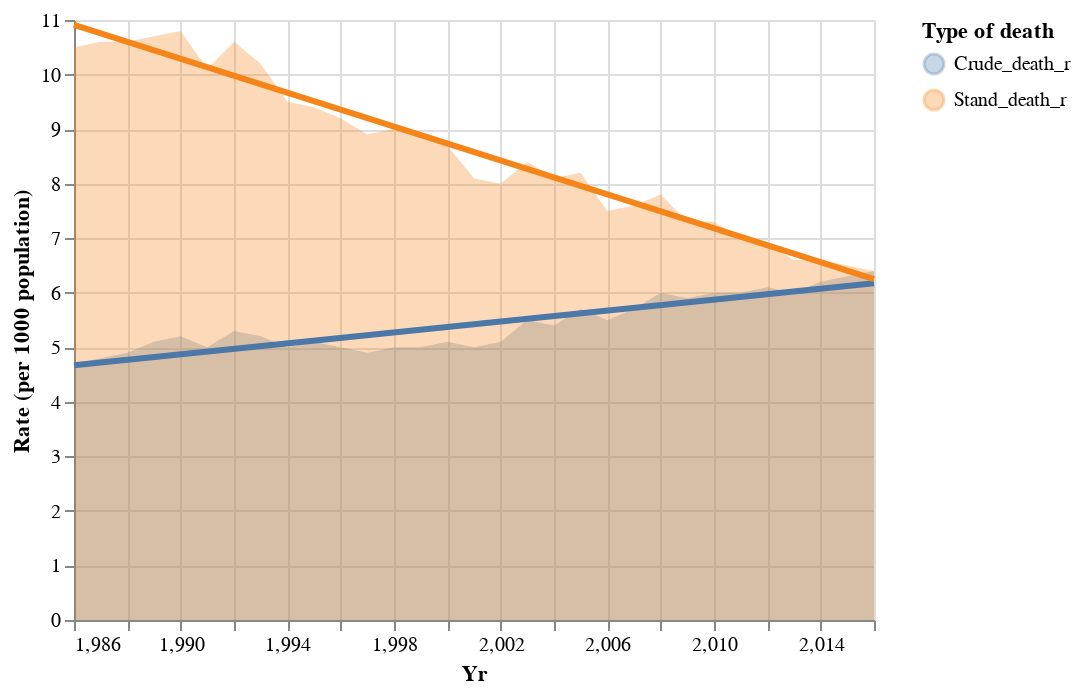

The cell this chart's notebook holds for it:
### Markdown cell above
Create the area graph which represents the real value of the death rates, and the line graph which represent the trends of the data (linear regression trends)

### Code cell
area = alt.Chart(df_2).mark_area(opacity=0.3).encode(
    x = 'Yr',
    y = alt.Y('Rate (per 1000 population)', stack=None),
    color = 'Type of death'
)

base = alt.Chart(df).mark_circle(opacity=0.7).transform_fold(
    fold = ['Crude_death_r', 'Stand_death_r'],
    as_  = ['Type of death', 'Rate (per 1000 population)']
).encode(
    alt.X('Yr'),
    alt.Y('Rate (per 1000 population):Q'),
    alt.Color('Type of death:N')
)

area + base.transform_regression('Yr', 'Rate (per 1000 population)', groupby=['Type of death']).mark_line(size=3)

### Figure 1 — Vega-Lite specification as saved in the notebook (floating-point values rounded to 4 significant figures)
{"config": {"view": {"continuousWidth": 400, "continuousHeight": 300}}, "layer": [{"data": {"name": "data-aead2e65eacd87ca794c8f6b65f543e1"}, "mark": {"type": "area", "opacity": 0.3}, "encoding": {"color": {"field": "Type of death", "type": "nominal"}, "x": {"field": "Yr", "type": "quantitative"}, "y": {"field": "Rate (per 1000 population)", "stack": null, "type": "quantitative"}}}, {"data": {"name": "data-ded71def55472f9eda06392bd60c4dc5"}, "mark": {"type": "line", "size": 3}, "encoding": {"color": {"field": "Type of death", "type": "nominal"}, "x": {"field": "Yr", "type": "quantitative"}, "y": {"field": "Rate (per 1000 population)", "type": "quantitative"}}, "transform": [{"fold": ["Crude_death_r", "Stand_death_r"], "as": ["Type of death", "Rate (per 1000 population)"]}, {"on": "Yr", "regression": "Rate (per 1000 population)", "groupby": ["Type of death"]}]}], "$schema": "https://vega.github.io/schema/vega-lite/v4.17.0.json", "datasets": {"data-aead2e65eacd87ca794c8f6b65f543e1": [{"Yr": 1986, "Type of death": "Crude_death_r", "Rate (per 1000 population)": 4.7}, {"Yr": 1987, "Type of death": "Crude_death_r", "Rate (per 1000 population)": 4.8}, {"Yr": 1988, "Type of death": "Crude_death_r", "Rate (per 1000 population)": 4.9}, {"Yr": 1989, "Type of death": "Crude_death_r", "Rate (per 1000 population)": 5.1}, {"Yr": 1990, "Type of death": "Crude_death_r", "Rate (per 1000 population)": 5.2}, {"Yr": 1991, "Type of death": "Crude_death_r", "Rate (per 1000 population)": 5.0}, {"Yr": 1992, "Type of death": "Crude_death_r", "Rate (per 1000 population)": 5.3}, {"Yr": 1993, "Type of death": "Crude_death_r", "Rate (per 1000 population)": 5.2}, {"Yr": 1994, "Type of death": "Crude_death_r", "Rate (per 1000 population)": 5.0}, {"Yr": 1995, "Type of death": "Crude_death_r", "Rate (per 1000 population)": 5.1}, {"Yr": 1996, "Type of death": "Crude_death_r", "Rate (per 1000 population)": 5.0}, {"Yr": 1997, "Type of death": "Crude_death_r", "Rate (per 1000 population)": 4.9}, {"Yr": 1998, "Type of death": "Crude_death_r", "Rate (per 1000 population)": 5.0}, {"Yr": 1999, "Type of death": "Crude_death_r", "Rate (per 1000 population)": 5.0}, {"Yr": 2000, "Type of death": "Crude_death_r", "Rate (per 1000 population)": 5.1}, {"Yr": 2001, "Type of death": "Crude_death_r", "Rate (per 1000 population)": 5.0}, {"Yr": 2002, "Type of death": "Crude_death_r", "Rate (per 1000 population)": 5.1}, {"Yr": 2003, "Type of death": "Crude_death_r", "Rate (per 1000 population)": 5.5}, {"Yr": 2004, "Type of death": "Crude_death_r", "Rate (per 1000 population)": 5.4}, {"Yr": 2005, "Type of death": "Crude_death_r", "Rate (per 1000 population)": 5.7}, {"Yr": 2006, "Type of death": "Crude_death_r", "Rate (per 1000 population)": 5.5}, {"Yr": 2007, "Type of death": "Crude_death_r", "Rate (per 1000 population)": 5.7}, {"Yr": 2008, "Type of death": "Crude_death_r", "Rate (per 1000 population)": 6.0}, {"Yr": 2009, "Type of death": "Crude_death_r", "Rate (per 1000 population)": 5.9}, {"Yr": 2010, "Type of death": "Crude_death_r", "Rate (per 1000 population)": 6.0}, {"Yr": 2011, "Type of death": "Crude_death_r", "Rate (per 1000 population)": 6.0}, {"Yr": 2012, "Type of death": "Crude_death_r", "Rate (per 1000 population)": 6.1}, {"Yr": 2013, "Type of death": "Crude_death_r", "Rate (per 1000 population)": 6.0}, {"Yr": 2014, "Type of death": "Crude_death_r", "Rate (per 1000 population)": 6.2}, {"Yr": 2015, "Type of death": "Crude_death_r", "Rate (per 1000 population)": 6.3}, {"Yr": 2016, "Type of death": "Crude_death_r", "Rate (per 1000 population)": 6.4}, {"Yr": 1986, "Type of death": "Stand_death_r", "Rate (per 1000 population)": 10.5}, {"Yr": 1987, "Type of death": "Stand_death_r", "Rate (per 1000 population)": 10.6}, {"Yr": 1988, "Type of death": "Stand_death_r", "Rate (per 1000 population)": 10.6}, {"Yr": 1989, "Type of death": "Stand_death_r", "Rate (per 1000 population)": 10.7}, {"Yr": 1990, "Type of death": "Stand_death_r", "Rate (per 1000 population)": 10.8}, {"Yr": 1991, "Type of death": "Stand_death_r", "Rate (per 1000 population)": 10.1}, {"Yr": 1992, "Type of death": "Stand_death_r", "Rate (per 1000 population)": 10.6}, {"Yr": 1993, "Type of death": "Stand_death_r", "Rate (per 1000 population)": 10.2}, {"Yr": 1994, "Type of death": "Stand_death_r", "Rate (per 1000 population)": 9.5}, {"Yr": 1995, "Type of death": "Stand_death_r", "Rate (per 1000 population)": 9.4}, {"Yr": 1996, "Type of death": "Stand_death_r", "Rate (per 1000 population)": 9.2}, {"Yr": 1997, "Type of death": "Stand_death_r", "Rate (per 1000 population)": 8.9}, {"Yr": 1998, "Type of death": "Stand_death_r", "Rate (per 1000 population)": 9.0}, {"Yr": 1999, "Type of death": "Stand_death_r", "Rate (per 1000 population)": 8.9}, {"Yr": 2000, "Type of death": "Stand_death_r", "Rate (per 1000 population)": 8.7}, {"Yr": 2001, "Type of death": "Stand_death_r", "Rate (per 1000 population)": 8.1}, {"Yr": 2002, "Type of death": "Stand_death_r", "Rate (per 1000 population)": 8.0}, {"Yr": 2003, "Type of death": "Stand_death_r", "Rate (per 1000 population)": 8.4}, {"Yr": 2004, "Type of death": "Stand_death_r", "Rate (per 1000 population)": 8.1}, {"Yr": 2005, "Type of death": "Stand_death_r", "Rate (per 1000 population)": 8.2}, {"Yr": 2006, "Type of death": "Stand_death_r", "Rate (per 1000 population)": 7.5}, {"Yr": 2007, "Type of death": "Stand_death_r", "Rate (per 1000 population)": 7.6}, {"Yr": 2008, "Type of death": "Stand_death_r", "Rate (per 1000 population)": 7.8}, {"Yr": 2009, "Type of death": "Stand_death_r", "Rate (per 1000 population)": 7.3}, {"Yr": 2010, "Type of death": "Stand_death_r", "Rate (per 1000 population)": 7.3}, {"Yr": 2011, "Type of death": "Stand_death_r", "Rate (per 1000 population)": 7.0}, {"Yr": 2012, "Type of death": "Stand_death_r", "Rate (per 1000 population)": 6.9}, {"Yr": 2013, "Type of death": "Stand_death_r", "Rate (per 1000 population)": 6.6}, {"Yr": 2014, "Type of death": "Stand_death_r", "Rate (per 1000 population)": 6.6}, {"Yr": 2015, "Type of death": "Stand_death_r", "Rate (per 1000 population)": 6.5}, {"Yr": 2016, "Type of death": "Stand_death_r", "Rate (per 1000 population)": 6.4}], "data-ded71def55472f9eda06392bd60c4dc5": [{"Yr": 1986, "Crude_death_r": 4.7, "Stand_death_r": 10.5}, {"Yr": 1987, "Crude_death_r": 4.8, "Stand_death_r": 10.6}, {"Yr": 1988, "Crude_death_r": 4.9, "Stand_death_r": 10.6}, {"Yr": 1989, "Crude_death_r": 5.1, "Stand_death_r": 10.7}, {"Yr": 1990, "Crude_death_r": 5.2, "Stand_death_r": 10.8}, {"Yr": 1991, "Crude_death_r": 5.0, "Stand_death_r": 10.1}, {"Yr": 1992, "Crude_death_r": 5.3, "Stand_death_r": 10.6}, {"Yr": 1993, "Crude_death_r": 5.2, "Stand_death_r": 10.2}, {"Yr": 1994, "Crude_death_r": 5.0, "Stand_death_r": 9.5}, {"Yr": 1995, "Crude_death_r": 5.1, "Stand_death_r": 9.4}, {"Yr": 1996, "Crude_death_r": 5.0, "Stand_death_r": 9.2}, {"Yr": 1997, "Crude_death_r": 4.9, "Stand_death_r": 8.9}, {"Yr": 1998, "Crude_death_r": 5.0, "Stand_death_r": 9.0}, {"Yr": 1999, "Crude_death_r": 5.0, "Stand_death_r": 8.9}, {"Yr": 2000, "Crude_death_r": 5.1, "Stand_death_r": 8.7}, {"Yr": 2001, "Crude_death_r": 5.0, "Stand_death_r": 8.1}, {"Yr": 2002, "Crude_death_r": 5.1, "Stand_death_r": 8.0}, {"Yr": 2003, "Crude_death_r": 5.5, "Stand_death_r": 8.4}, {"Yr": 2004, "Crude_death_r": 5.4, "Stand_death_r": 8.1}, {"Yr": 2005, "Crude_death_r": 5.7, "Stand_death_r": 8.2}, {"Yr": 2006, "Crude_death_r": 5.5, "Stand_death_r": 7.5}, {"Yr": 2007, "Crude_death_r": 5.7, "Stand_death_r": 7.6}, {"Yr": 2008, "Crude_death_r": 6.0, "Stand_death_r": 7.8}, {"Yr": 2009, "Crude_death_r": 5.9, "Stand_death_r": 7.3}, {"Yr": 2010, "Crude_death_r": 6.0, "Stand_death_r": 7.3}, {"Yr": 2011, "Crude_death_r": 6.0, "Stand_death_r": 7.0}, {"Yr": 2012, "Crude_death_r": 6.1, "Stand_death_r": 6.9}, {"Yr": 2013, "Crude_death_r": 6.0, "Stand_death_r": 6.6}, {"Yr": 2014, "Crude_death_r": 6.2, "Stand_death_r": 6.6}, {"Yr": 2015, "Crude_death_r": 6.3, "Stand_death_r": 6.5}, {"Yr": 2016, "Crude_death_r": 6.4, "Stand_death_r": 6.4}]}}
